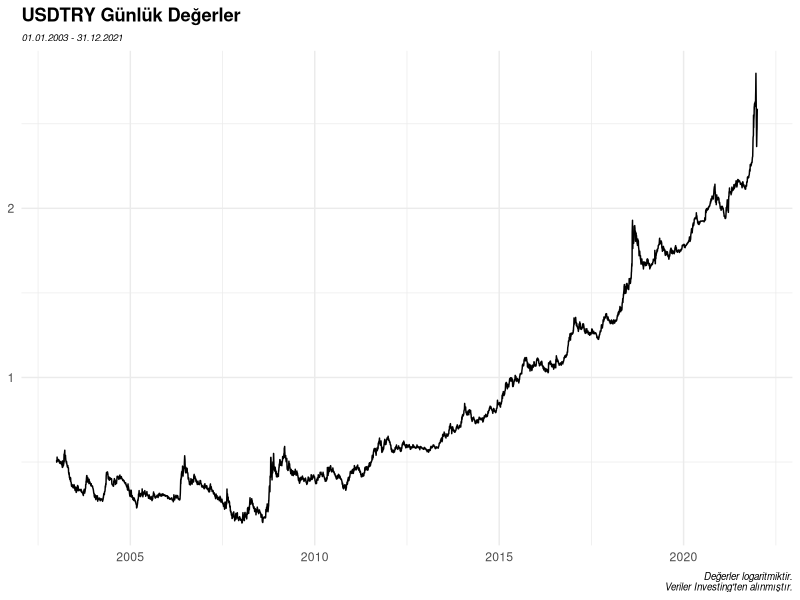
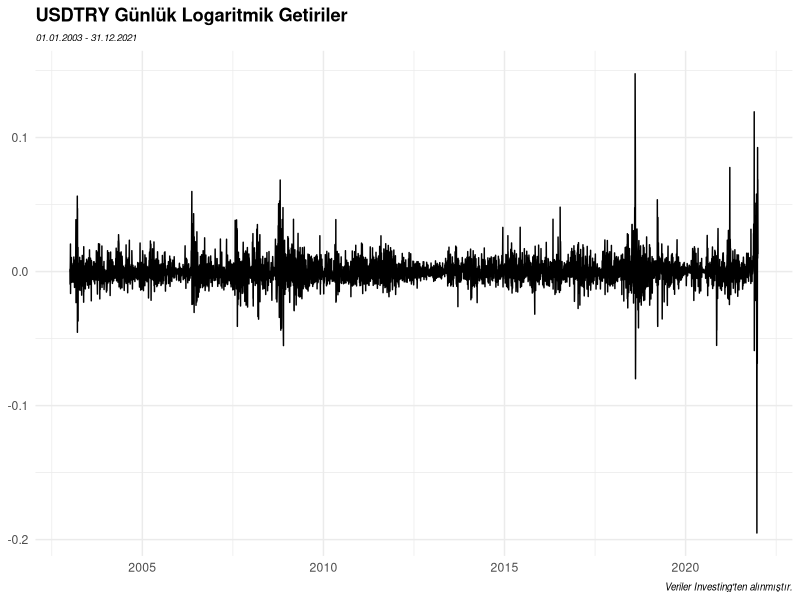
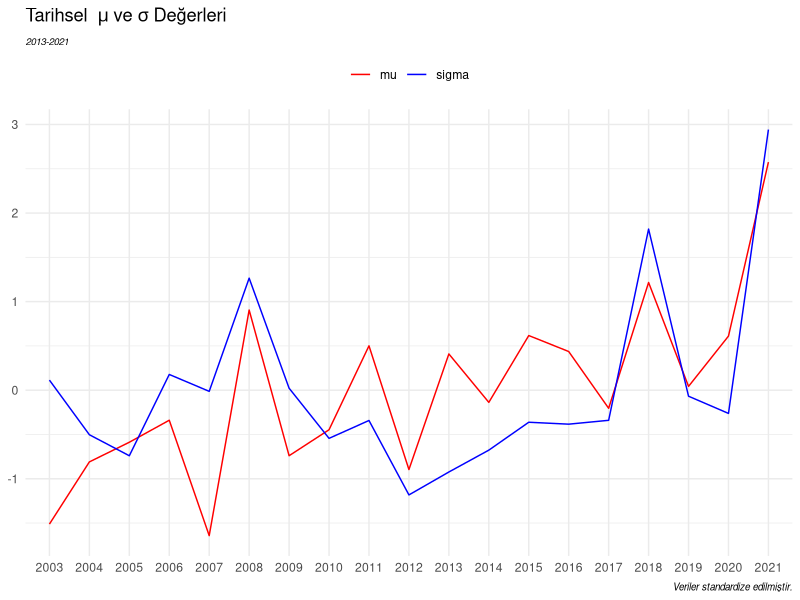
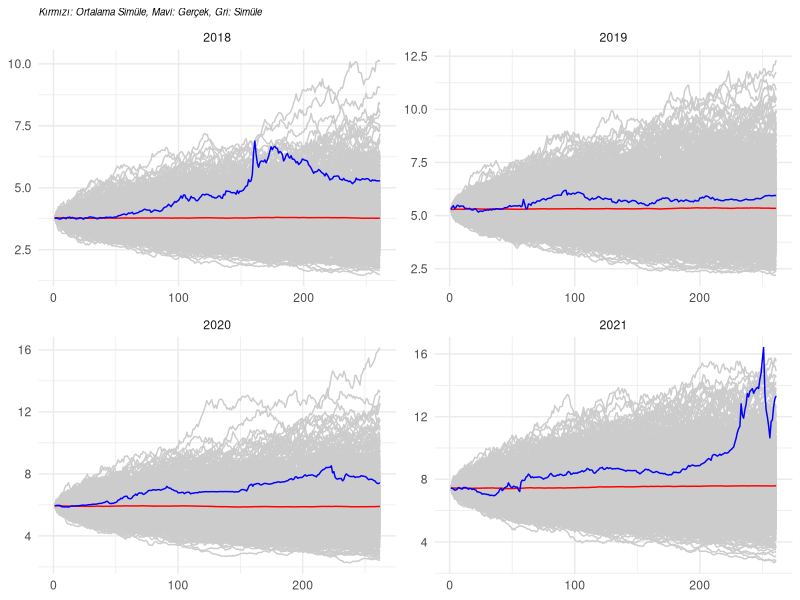
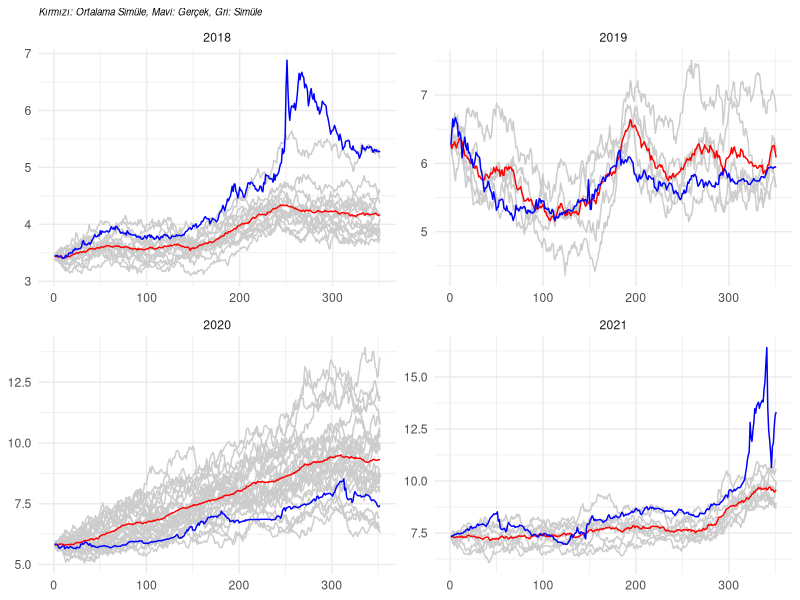
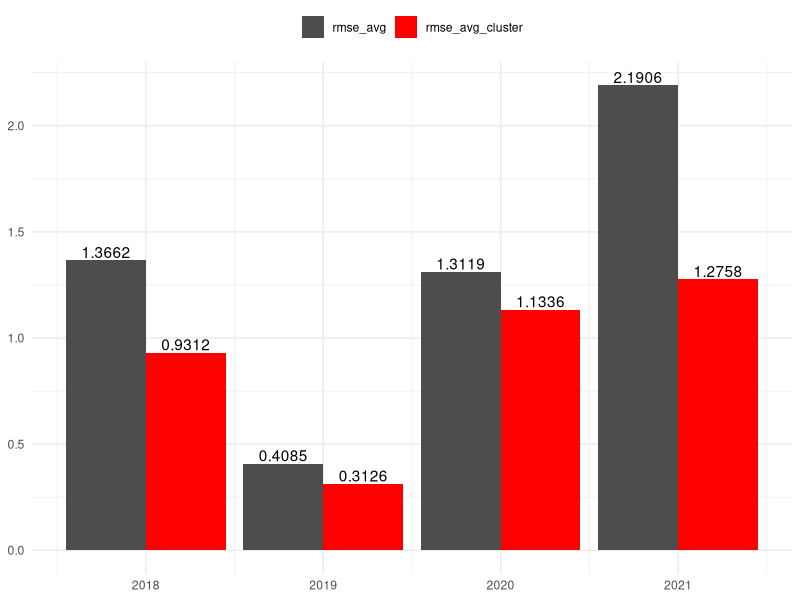

R code for these plots, in order:
## ---- chunk 1
knitr::opts_chunk$set(echo = TRUE)
options(scipen = 999)
## ---- chunk 2

set.seed(1) # simüle değerlerin her çalıştırmada aynı üretmesi için

library(tidyverse)
library(lubridate)

## ---- chunk 3

df <- readxl::read_excel("data.xlsx")
df <- df %>% 
  mutate(
    logReturn = lag(log(lead(close)/close)),
    date = as.Date(date),
    year = year(date)
  ) %>% 
  na.omit()

## ---- chunk 4

ggplot(df, aes(x = date, y = log(close), group = 1)) +
  geom_line() +
  theme_minimal() +
  theme(axis.title = element_blank(),
        plot.title = element_text(face = "bold"),
        plot.subtitle = element_text(face = "italic", size = 7),
        plot.caption = element_text(face = "italic", size = 7)) +
  labs(title = "USDTRY Günlük Değerler",
       subtitle = "01.01.2003 - 31.12.2021",
       caption = "Değerler logaritmiktir.\nVeriler Investing'ten alınmıştır.")

ggplot(df, aes(x = date, y = logReturn, group = 1)) +
  geom_line() +
  theme_minimal() +
  theme(axis.title = element_blank(),
        plot.title = element_text(face = "bold"),
        plot.subtitle = element_text(face = "italic", size = 7),
        plot.caption = element_text(face = "italic", size = 7)) +
  labs(title = "USDTRY Günlük Logaritmik Getiriler",
       subtitle = "01.01.2003 - 31.12.2021",
       caption = "Veriler Investing'ten alınmıştır.")

## ---- chunk 5

gbmFunc <- function(nsim,t,mu,sigma,S0,nwd){ # kullanıcı tarafından girilecek değerler 
  
  gbm <- matrix(ncol = nsim, nrow = t)
  # simülasyon sayısı kadar sütun; gün sayısı kadar satır
  
  for(i in 1:nsim){ # i: initial (başlangıç)
    
    gbm[1,i] <- S0 # gbm matrisinin ilk satırları girilen başlangıç fiyatı olacak
    
    for(d in 2:t){ # d: day (gün); ilk satır belli olduğu için ikinci satırdan başlayacak
      
      epsilon <- rnorm(1) # epsilon ortalaması sıfır ve standart sapması 1 idi
      
      dt <- 1 / nwd # nwd: number of working days (iş günleri sayısı)
      
      gbm[d,i] <- gbm[(d-1),i] * exp((mu - sigma**2 / 2) * dt + sigma * epsilon * sqrt(dt))
      
    }
    
  }
  
  return(gbm)
  
}

## ---- chunk 6

musigma_hist <- df %>% 
  group_by(year) %>% 
  summarise(
    n = n(),
    mu = mean(logReturn),
    sigma = sd(logReturn)*sqrt(n) # iş günü sayısının karekökü ile yıllıklandırma
  ) %>% 
  ungroup() %>% 
  mutate(t = seq(1,nrow(.),1), .before = n) %>% 
  select(-n)

## ---- chunk 7

musigma_hist %>% 
  select(-t) %>% 
  mutate(mu = scale(mu),
         sigma = scale(sigma)) %>% 
  pivot_longer(!year, names_to = "cons", values_to = "val") %>% 
  ggplot(aes(x = factor(year), y = val, group = cons, color = cons)) +
  geom_line() +
  theme_minimal() +
  theme(axis.title = element_blank(),
        plot.subtitle = element_text(face = "italic", size = 7),
        plot.caption = element_text(face = "italic", size = 7),
        legend.title = element_blank(),
        legend.position = "top") +
  labs(title = expression("Tarihsel "~mu~"ve"~sigma~"Değerleri"),
       subtitle = "2013-2021",
       caption = "Veriler standardize edilmiştir.") +
  scale_color_manual(values = c("red","blue"))

## ---- chunk 8

musigma_hist$pred_mu <- NA
musigma_hist$pred_sigma <- NA

target <- 2018:2021

for(j in 1:length(target)) {
  m_df <- musigma_hist %>%
    filter(year < target[j] & year >= target[j] - 5) %>%
    mutate(t = seq(1, nrow(.), 1))
  
  model_mu <- lm(mu ~ 0 + t, data = m_df)
  model_sigma <- lm(sigma ~ 0 + t, data = m_df)
  # t: trend
  
  pred_mu <- predict(model_mu, newdata = data.frame(t = nrow(m_df) + 1))
  pred_sigma <- predict(model_sigma, newdata = data.frame(t = nrow(m_df) + 1))
  
  musigma_hist[which(musigma_hist$year == target[j]), ][5] <- as.numeric(pred_mu)
  musigma_hist[which(musigma_hist$year == target[j]), ][6] <- as.numeric(pred_sigma)
  
}

## ---- chunk 9

rmse <- function(predicted,actual){
  
  rmse_value <- sqrt(mean((predicted-actual)^2))
  return(rmse_value)
  
}

rmse_df <- data.frame(
  "year" = 2018:2021,
  "rmse_avg" = NA
)

## ---- chunk 10

sim_master <- data.frame()
gbmdf_master <- data.frame()

for(k in 1:length(target)){
  
  df_target <- df %>% 
    filter(year == target[k])
  
  sim_target <- gbmFunc(nsim = 1000,
                        t = nrow(df_target),
                        mu = as.numeric(musigma_hist[(j+15),5]),
                        sigma = as.numeric(musigma_hist[(j+15),6]),
                        S0 = as.numeric(df_target[1,2]),
                        nwd = nrow(df_target)) %>% 
    as.data.frame() %>% 
    mutate("simAvg" = rowMeans(.)) %>% 
    mutate(rn = 1:nrow(.), .before = V1) %>% 
    cbind(df_target[,2]) %>% 
    mutate("year" = target[k], .after = rn)
  
  sim_master <- sim_master %>% bind_rows(sim_target)
  
  gbmdf_target <- as.data.frame(sim_target) %>% 
    pivot_longer(!c(rn,year), names_to = "sim", values_to = "value")
  
  gbmdf_master <- gbmdf_master %>% bind_rows(gbmdf_target)
  
  rmse_df$rmse_avg[k] <- rmse(predicted = sim_target$simAvg, actual = sim_target$close)
  
}

## ---- chunk 11

ggplot(gbmdf_master, aes(x = rn, group = sim)) +
  geom_line(data = gbmdf_master %>% filter(!(sim %in% c("simAvg","close"))),
            aes(y = value), color = "gray80") +
  geom_line(data = gbmdf_master %>% filter(sim == "simAvg"),
            aes(y = value), color = "red") +
  geom_line(data = gbmdf_master %>% filter(sim == "close"),
            aes(y = value), color = "blue") +
  facet_wrap(~year, scales = "free") +
  theme_minimal() +
  theme(axis.title = element_blank(),
        plot.title = element_text(face = "italic", size = 7)) +
  labs(title = "Kırmızı: Ortalama Simüle, Mavi: Gerçek, Gri: Simüle")

## ---- chunk 12

library(kableExtra)

rmse_df %>% 
  kbl() %>% 
  kable_styling()

## ---- chunk 13

filter_min <- df %>% 
  filter(year %in% 2017:2020) %>% 
  group_by(year) %>% 
  slice(tail(row_number(), 90)) %>% 
  filter(date == min(date)) %>% 
  pull(date)

filter_max <- df %>% 
  filter(year %in% 2018:2021) %>% 
  group_by(year) %>% 
  filter(date == max(date)) %>% 
  pull(date)

mlsim_master <- data.frame()
joined_clusters_master <- data.frame()

for(m in 1:length(target)){
  
  mldf <- df %>% 
    filter(date >= filter_min[m] & date <= filter_max[m])
  
  mlsim <- gbmFunc(nsim = 1000,
                   t = nrow(mldf),
                   mu = as.numeric(musigma_hist[(m+15),5]),
                   sigma = as.numeric(musigma_hist[(m+15),6]),
                   S0 = as.numeric(mldf[1,2]),
                   nwd = nrow(mldf)) %>% 
    as.data.frame() %>% 
    mutate(rn = 1:nrow(.), .before = V1) %>% 
    cbind(mldf[,2]) %>% 
    mutate("year" = target[m], .after = rn)
  
  mlsim_master <- mlsim_master %>% bind_rows(mlsim)
  
  mlgbm <- t(scale(mlsim[-c(1,2)]))
  mlgbm_dist <- dist(mlgbm, method="euclidean")
  fit <- hclust(mlgbm_dist, method="ward.D")
  
  clustered <- cutree(fit, k=100) # 100 adet küme oluşturulmuştur
  clustered_tidy <- as.data.frame(as.table(clustered)) %>% 
    rename("sim"=1,"cluster"=2) %>% 
    mutate(sim = as.character(sim))
  cluster_x <- clustered_tidy %>% 
    filter(sim == "close") %>% 
    pull(cluster) %>% 
    .[[1]]
  
  mldf_2 <- mlsim %>% 
    pivot_longer(!c(rn,year), names_to = "sim", values_to = "value")
  
  joined_clusters <- mldf_2 %>%
    inner_join(clustered_tidy, by = "sim") %>% 
    filter(cluster == cluster_x) %>% 
    select(-cluster) %>% 
    pivot_wider(names_from = "sim", values_from = "value") %>% 
    mutate("simAvg" = rowMeans(.[,-c(1,2,ncol(.))])) %>% 
    pivot_longer(!c(rn,year), names_to = "sim", values_to = "value")
  
  joined_clusters_master <- joined_clusters_master %>% bind_rows(joined_clusters)
  
  if(m == length(target)){
    
    rmse_df2 <- joined_clusters_master %>% 
      filter(sim %in% c("simAvg","close")) %>% 
      pivot_wider(names_from = "sim", values_from = "value") %>% 
      group_by(year) %>% 
      summarise("rmse_avg_cluster" = rmse(simAvg,close)) %>% 
      ungroup() %>% 
      left_join(rmse_df, by = "year")
    
  }
  
}

## ---- chunk 14

ggplot(joined_clusters_master, aes(x = rn, group = sim)) +
  geom_line(data = joined_clusters_master %>% filter(!(sim %in% c("simAvg","close"))),
            aes(y = value), color = "gray80") +
  geom_line(data = joined_clusters_master %>% filter(sim == "simAvg"),
            aes(y = value), color = "red") +
  geom_line(data = joined_clusters_master %>% filter(sim == "close"),
            aes(y = value), color = "blue") +
  facet_wrap(~year, scales = "free") +
  theme_minimal() +
  theme(axis.title = element_blank(),
        plot.title = element_text(face = "italic", size = 7)) +
  labs(title = "Kırmızı: Ortalama Simüle, Mavi: Gerçek, Gri: Simüle")

## ---- chunk 15

rmse_df2 %>% 
  kbl() %>% 
  kable_styling()

## ---- chunk 16

rmse_df2 %>% 
  pivot_longer(!year, names_to = "rmse_test_type", values_to = "RMSE") %>% 
  ggplot(aes(x = year, y = RMSE, fill = rmse_test_type)) +
  geom_bar(stat = "identity", position = position_dodge()) +
  geom_text(aes(label = round(RMSE, digits = 4)),
            position = position_dodge(width = 0.9), vjust = -0.2) +
  theme_minimal() +
  theme(axis.title = element_blank(),
        legend.title = element_blank(),
        legend.position = "top") +
  scale_fill_manual(values = c("gray30","red"))
